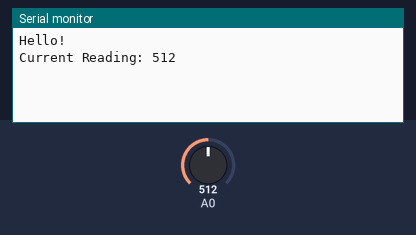
This sketch was run on a simulated ESP8266 (NodeMCU). Parts: the last lines printed to the serial monitor. The test bench sets the inputs (shaded band); at power-on: A0 = 512.

Above: at 1.2 s.
1.3 s: A0 set to 716
At 2.5 s:
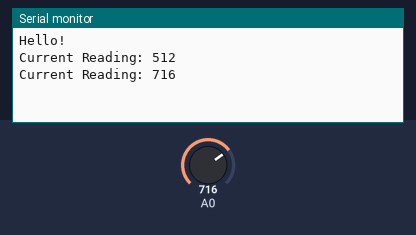
2.8 s: A0 set to 900
At 3.9 s:
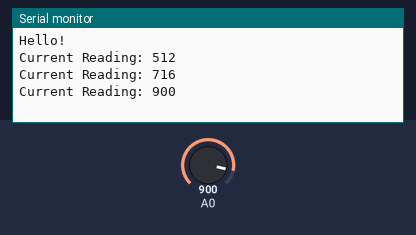

Measured:
- after the input at 1.3 s, the serial monitor: prints a new line at once (image 1)
- after the input at 2.8 s, the serial monitor: prints a new line at once (image 2)

The sketch:

analogRead.ino
```cpp
#include "Arduino.h"
#include "math.h"

#define DATAPIN D2
#define PRECISION 3

bool readReady = false;
uint_fast16_t lastRead = 0;  // ms
uint_fast16_t readDelay = 25;  // ms

int currentVal = 0;

void checkReadAvailable()
{
    /*
    Checks elapsed time and modifies the read flag.
    */
   readReady = (millis() - lastRead > readReady) ? true : false;
}

void setup()
{

Serial.begin(115200);
Serial.println();
Serial.println("Hello!");

// Pin setup
pinMode(DATAPIN, INPUT);

}

void loop()
{
    checkReadAvailable();
    if(readReady)
    {

        int testVal = analogRead(DATAPIN);
        if (abs(currentVal - testVal) > PRECISION)
        {
            Serial.print("Current Reading: ");
            currentVal = testVal;
            currentVal = (currentVal > 1024 - PRECISION) ? 1024 : currentVal;
            currentVal = (currentVal < PRECISION) ? 0 : currentVal;
            Serial.println(currentVal);
        }
    }
}
```
